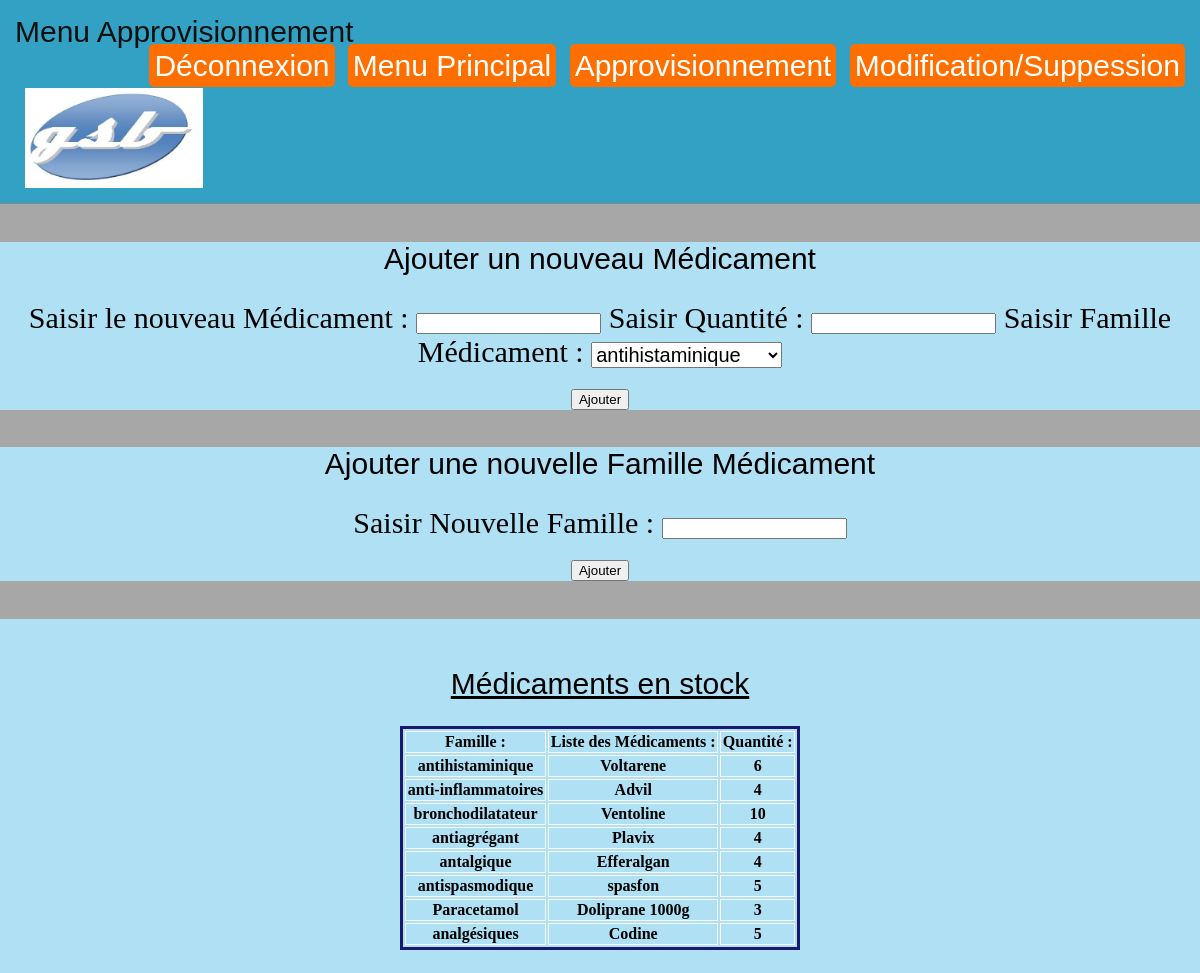
Page /.history/Controleur/GeneralControleur_20210517202147.php?target=approv on the committed database.
### tables this page shows
CREATE TABLE `medicament` (
  `idMedicament` int(3) NOT NULL,
  `Nom_produit` varchar(60) DEFAULT NULL,
  `idFamilleMedicament` int(3) NOT NULL,
  `Qte_stock` int(3) DEFAULT '0'
);

CREATE TABLE `famille` (
  `idFamille` int(3) NOT NULL,
  `libFamille` varchar(60) DEFAULT NULL
);

### Vues/tableau.php (called while the page is built)
<?php
  include(__DIR__ ."/../Models/connexion.php");
  $reponse=$bdd->query('SELECT Nom_produit , Qte_stock , libFamille FROM medicament INNER JOIN famille on idFamilleMedicament = idFamille');
  $reponsefams=$bdd->query('SELECT  Distinct libFamille FROM famille ');
?>

### Models/approv.php (the view, shortened to what this page needs)
<html>
	<head>
		<link rel="stylesheet" type="text/css" href="../pdo/css/App.css" />
	</head>
    <header>
		Menu Approvisionnement
        <?php
            include(__DIR__ ."/../Models/header.php");
            include(__DIR__ ."/../Vues/tableau.php");
        ?>
	<body>
            <section>
                <h1>Ajouter un nouveau Médicament</h1>
                    <form action="?target=info" method="POST" class="form">
                        <label for="Nom_produit">Saisir le nouveau Médicament :</label>
                        <input type="text"  name="Nom_produit" required/>
                        <label for="Qte_stock">Saisir Quantité :</label>
                         <input type="number"  name="Qte_stock" min="1" required/>
                             <label for="fam">Saisir Famille Médicament :</label>
                                <select style="font-size: 20px;" name="libFamille" required>
                                    <?php
                                    foreach($reponsefams as $ligne){
                                        ?>
                                        <option>
                                        <?php
                                        echo $ligne['libFamille'];
                                        ?>
                                        </option>
                                        <?php
                                    }
                                    ?>
                                </select>
                            <p><input name=valider1 type="submit" value="Ajouter"></p>
                    </form>
            </section>
            <section>
            <h1>Ajouter une nouvelle Famille Médicament</h1>
                <form action="?target=newFam" method="POST" class="form">
                        <label for="fam">Saisir Nouvelle Famille :</label>
                        <input type="text" name="libFamille">
                        <p><input name=valider1 type="submit" value="Ajouter"></p>
                </form>
        </section>
                    <section>
                        <br>
                        <u><h2>Médicaments en stock</h2></u>
                                <table>
                                    <tr>
                                        <th>Famille :</th>
                                        <th>Liste des Médicaments :</th>
                                        <th>Quantité :</th>
                                    </tr>
                                    <?php
                                       foreach($reponse as $ligne)
                                       {
                                           if(isset($ligne[0])){
                                    ?>
                                                <tr>
                                                        <th><?php echo $ligne[2];?></th>
                                                        <th><?php echo $ligne[0];?></th>
                                                        <th><?php echo $ligne[1];?></th>
                                                </tr>
                                   <?php
                                       }
                                    }
                                   ?>
                                </table>
                        <br>
                    </section>
	</body>
</html>

### css/App.css (style rules this page uses)
body { height: auto; width: auto; background-color: rgb(167, 167, 167); margin: 0; padding: 0; }
header { text-align: left; padding: 15px; background-color: rgba(33, 160, 199, 0.87); color: rgb(15, 15, 15); font: 30px arial; border-bottom: solid 1px #888; }
table { margin: auto; min-width: 400px; width: auto; cursor: pointer; border: 3px solid midnightblue; }
tr, td, th { border: 1px solid rgb(248, 248, 248); }
h2, h1 { text-align: center; font: 30px arial; color: black; }
form { text-align: center; font-size: 30px; }
section { margin-top: 1cm; font-size: 20px; background-color: rgb(176, 224, 243); text-align: center; }
label { text-align: left; }
p { text-align: center; font-size: 20px; }

### rows in the picture
medicament: idFamilleMedicament.libFamille "antihistaminique", Nom_produit "Voltarene", Qte_stock "6"
medicament: idFamilleMedicament.libFamille "anti-inflammatoires", Nom_produit "Advil", Qte_stock "4"
medicament: idFamilleMedicament.libFamille "bronchodilatateur", Nom_produit "Ventoline", Qte_stock "10"
medicament: idFamilleMedicament.libFamille "antiagrégant", Nom_produit "Plavix", Qte_stock "4"
medicament: idFamilleMedicament.libFamille "antalgique", Nom_produit "Efferalgan", Qte_stock "4"
medicament: idFamilleMedicament.libFamille "antispasmodique", Nom_produit "spasfon", Qte_stock "5"
medicament: idFamilleMedicament.libFamille "Paracetamol", Nom_produit "Doliprane 1000g", Qte_stock "3"
medicament: idFamilleMedicament.libFamille "analgésiques", Nom_produit "Codine", Qte_stock "5"

### other values in the picture
form field libFamille "antihistaminique"
